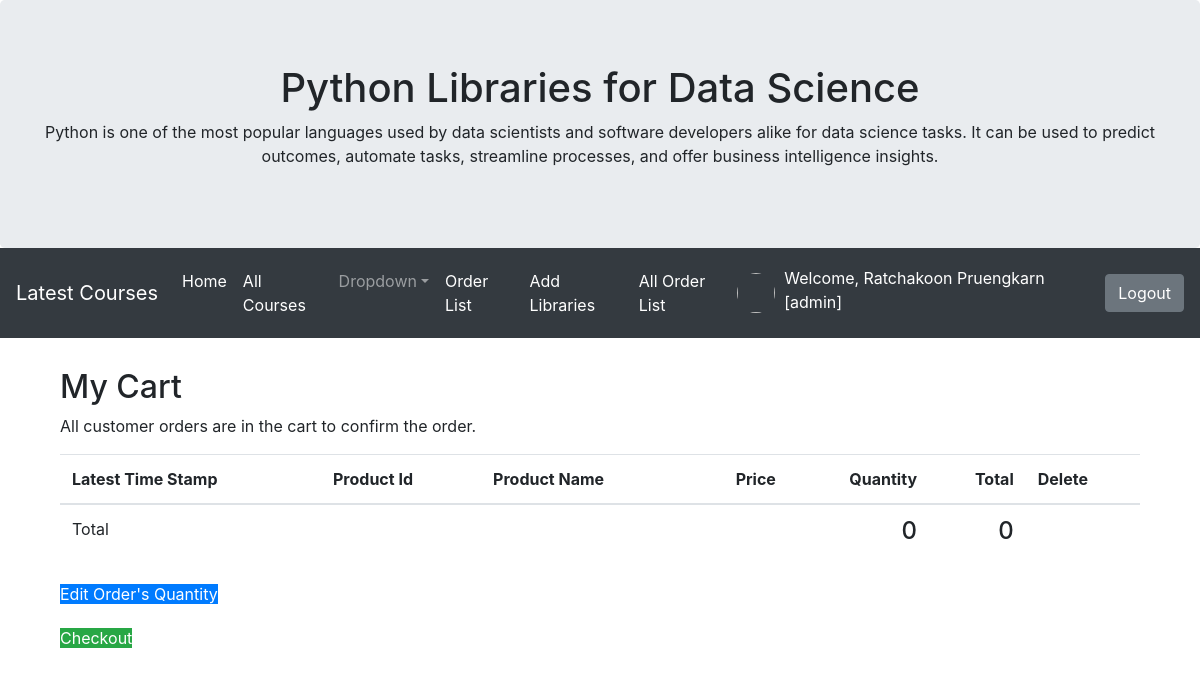
The app's page /mycart/ (signed in), older data.
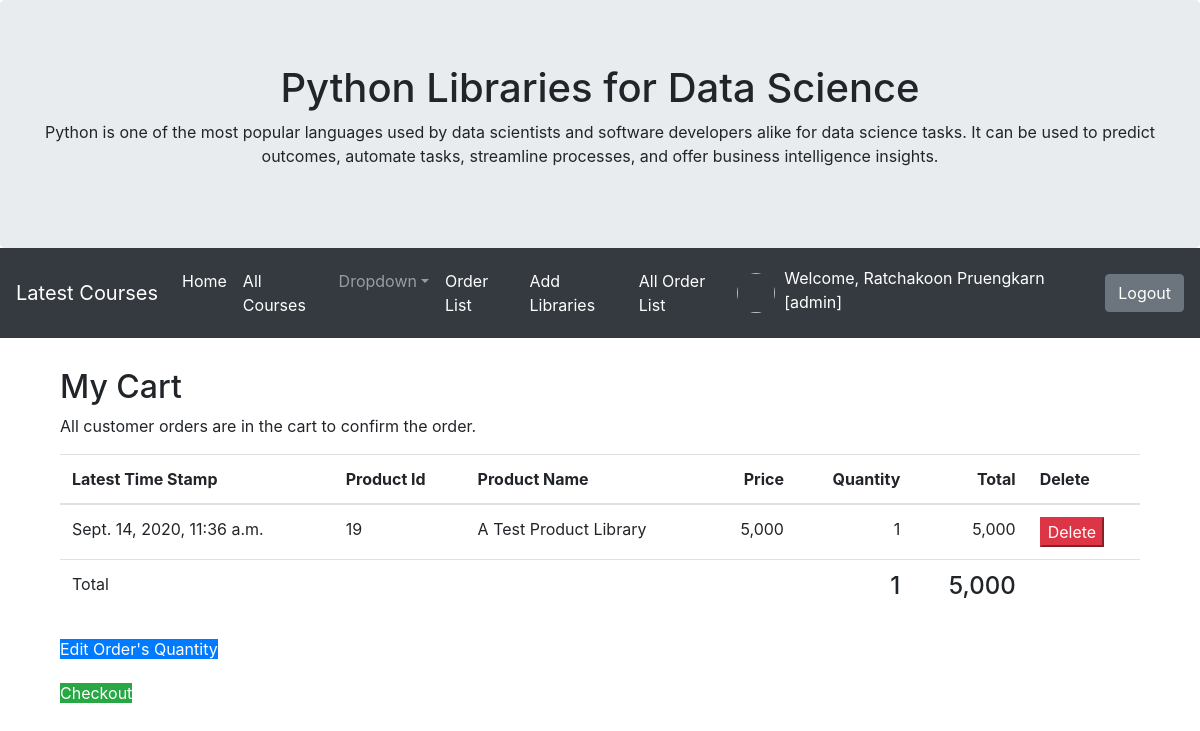
The same page, newer data.
### myapp/models.py (models this page shows)
class Cart(models.Model):
	user = models.ForeignKey(User,on_delete=models.CASCADE)
	productid = models.CharField(max_length=100)
	productname = models.CharField(max_length=100)
	price = models.IntegerField()
	quantity = models.IntegerField()
	total = models.IntegerField()
	stamp = models.DateTimeField(auto_now_add=True, blank=True, null=True)

### myapp/views.py (the view, shortened to what this page needs)
# urls.py: path('mycart/', MyCart, name = 'mycart-page'),
def MyCart(request):
	username = request.user.username
	user = User.objects.get(username=username)
	context = {}
	mycart = Cart.objects.filter(user = user)
	count = sum([c.quantity for c in mycart]) #รวมจำนวนสินค้า
	total = sum([c.total for c in mycart]) #รวมราคา
	context['mycart'] = mycart #โยนข้อมูลที่เราถึงมาจากบรรทัดข้างบนเพื่อแนบไปกับ context
	context['count'] = count
	context['total'] = total
	return render(request,'myapp/mycart.html',context)

### myapp/template/myapp/mycart.html (shortened to what this page needs)
{% extends 'myapp/base.html' %}
{% load humanize %}
{% block content %}
	<div class="container">
	  <h2>My Cart</h2>
	  <p>All customer orders are in the cart to confirm the order.</p>
	  <table class="table">
		<thead>
		  <tr>
		  	<th>Latest Time Stamp</th>
			<th>Product Id</th>
			<th>Product Name</th>
			<th style="text-align: right">Price</th>
			<th style="text-align: right">Quantity</th>
			<th style="text-align: right">Total</th>
			<th>Delete</th>
		  </tr>
		</thead>
		<tbody>
		{% for pd in mycart %}
		  <tr>
			<td>{{pd.stamp}}</td>
			<td>{{pd.productid}}</td>
			<td>{{pd.productname}}</td>
			<td style="text-align: right">{{pd.price|intcomma}}</td>
			<td style="text-align: right">{{pd.quantity}}</td>
			<td style="text-align: right">{{pd.total|intcomma}}</td>
			<form method="POST" id="form{{pd.productid}}" onsubmit="return confirm('Confirm Delete!!')">
				<td><button type="submit" form="form{{pd.productid}}" class="bth btn-danger">Delete</button></td>
			</form>
		  </tr>
		 {% endfor %}
		 <tr>
		 	<td>Total</td>
			<td></td>
			<td></td>
			<td></td>
			<td style="text-align: right"><h4>{{count}}</h4></td>
			<td style="text-align: right"><h4>{{total|intcomma}}</h4></td>
			<td></td>
		 </tr>
		</tbody>
	  </table>
	  <a href="{% url 'mycartedit-page' %}" class="bth btn-primary">Edit Order's Quantity</a>
	  <div style="padding: 10px;"></div>
	  <a href="{% url 'checkout-page' %}" class="bth btn-success">Checkout</a>
	</div>
{% endblock content %}

Row changes from the older to the newer data that the page shows:
added Cart: stamp "Sept. 14, 2020, 11:36 a.m.", productid "19", productname "A Test Product Library", price "5,000", quantity "1", total "5,000"
Text that changed along with them:
{{ count }}: "0" → "1"
{{ total|intcomma }}: "0" → "5,000"
